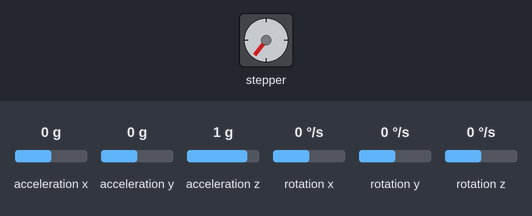
Simulated run of this sketch. Board: ESP32. On the bench: stepper motor. Inputs (shaded band) come from the test bench; at power-on: rotation z 0 °/s, acceleration x 0 g, acceleration y 0 g, acceleration z 1 g, rotation x 0 °/s, rotation y 0 °/s. Stepper angles assume 200 steps per turn; what the sketch prints to the serial monitor is not drawn.

Above: at 4.2 s.
4.3 s: rotation z set to -192 °/s
At 4.65 s:
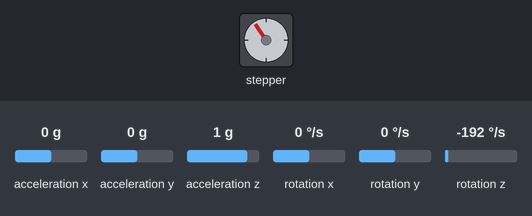
7.3 s: rotation z set to 192 °/s
At 7.65 s:
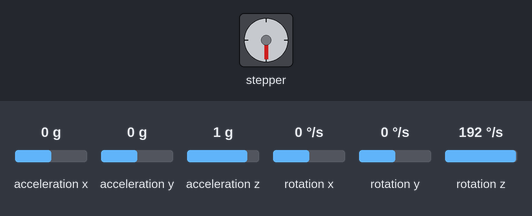
10.3 s: rotation z set to -100 °/s
At 10.66 s:
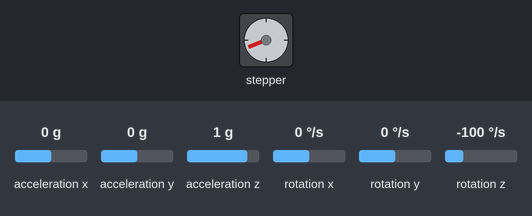
Timing chart, 0 to 22.3 s (numbered marks = the images above; inputs shaded):
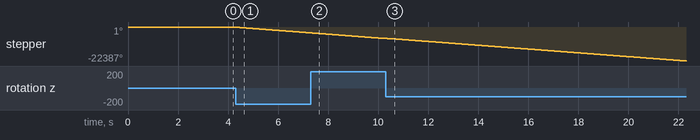

The sketch:

sketch_mar31b.ino
```cpp
#include <Wire.h>
#include <AccelStepper.h>
#include <MPU6050_tockn.h>

MPU6050 mpu6050(Wire);

#define tipoInterfaceMotor 1
#define pinoDirecao 2
#define pinoPasso 15

AccelStepper meuStepper(tipoInterfaceMotor, pinoPasso, pinoDirecao);

TaskHandle_t control;

double setPoint = 0.02;
double kp = 3, ki = 0, kd = 0;
double prevError = 0.0;
double integral = 0.0;
unsigned long lastTime = 0;
double u;

double accX, accY, accZ, angle, previosAngle;
bool flag = true;
double buffer[5], contador = 0;

void setup() {
  Serial.begin(57600);

  /*
  Wire.setClock(400000);
  */
  Wire.begin();
  /*
  delay(250);

  Wire.beginTransmission(0x68);
  Wire.write(0x6B);
  Wire.write(0x00);
  Wire.endTransmission();
  */
  mpu6050.begin();
  mpu6050.calcGyroOffsets(true);

  meuStepper.setMaxSpeed(10000);
  meuStepper.setAcceleration(100000);

  xTaskCreatePinnedToCore(
    pidControl,
    "pidControl",
    5000,
    NULL,
    configMAX_PRIORITIES - 1,
    &control,
    0
    );
}

void loop() {
  if(u = 0){
    meuStepper.stop();
  }
  meuStepper.runSpeed();
}

void pidControl(void* parameters){
  while(true){
    mpu6050.update();
    unsigned long now = millis();
    double dt = (now - lastTime);
    lastTime = now;
    int eita = mpu6050.getAngleZ();
    Serial.println(eita);
    int error =  eita - setPoint;

    integral += error * ki;

    int proportional = kp * error;

    int derivative;

    if (dt > 0) {
      derivative = (error - prevError) / dt * kd;
    } else {
      derivative = 0;
    }
    prevError = error;

    u = proportional + integral + derivative;
    u = constrain(u, -90, 90);

    if(u > 0){
      u = map(u, 0, 90, 100, 1000);
    }else{
      u = map(u, -90, 0, -1000, -100);
    }

    meuStepper.setSpeed(u);


    vTaskDelay(1);
  }
}

/*
void gyro_signals(){
  Wire.beginTransmission(0x68);
  Wire.write(0x1A);
  Wire.write(0x05);
  Wire.endTransmission();

  Wire.beginTransmission(0x68);
  Wire.write(0x1A);
  Wire.write(0x05);
  Wire.endTransmission();

  Wire.beginTransmission(0x68);
  Wire.write(0x3B);
  Wire.endTransmission();

  Wire.requestFrom(0x68, 6);
  int16_t accXLBS = Wire.read() << 8 | Wire.read();
  int16_t accYLBS = Wire.read() << 8 | Wire.read();
  int16_t accZLBS = Wire.read() << 8 | Wire.read();

  accX = (double)accXLBS/16384;
  accY = (double)accYLBS/16384;
  accZ = (double)accZLBS/16384;


  if(flag){
  angle = atan2(accY, sqrt(accZ*accZ + accX*accX)) * 180 / 3.14159;
   //previousAngle = angle;
  }
  else{
    // if(abs(angle - previousAngle) > 5){
      angle = atan2(accY, sqrt(accZ*accZ + accX*accX)) * 180 / 3.14159;
    }
  }
}

double mediaMovel(double novoValor){

  if(contador<4){
    buffer[contador] = novoValor;
    contador++;
  }
}
*/
void oneStep(int u){
}
```
